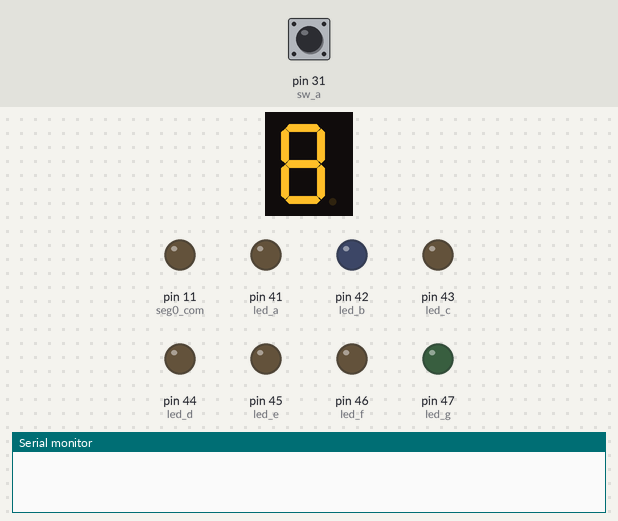
A sketch run on a simulated Arduino Mega 2560, built with avr-gcc and run on an emulated ATmega2560. On the bench: 1-digit seven-segment display, output pins drawn as LEDs (lit = HIGH), the last lines printed to the serial monitor. Wiring (inferred from the names in the program): 1-digit 7-segment display, segments lit when HIGH: segments pin 7, pin 10, pin 5, pin 6, pin 3, pin 4, pin 9. Inputs (shaded band) come from the test bench; at power-on: pin 31 (sw_a) HIGH. The segment pins are drawn as the display they are named for; pins used as bus, display or sensor lines are not drawn.

Above: at 1.2 s.
1.3 s: pin 31 (sw_a) pulled LOW for 0.15 s
At 4.9 s:
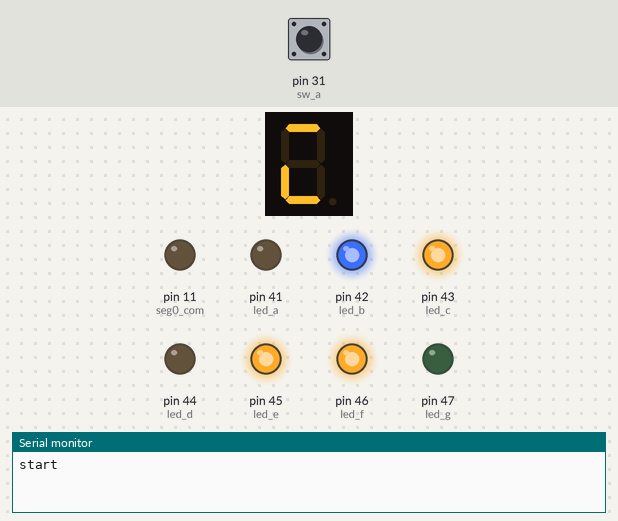
At 7.3 s:
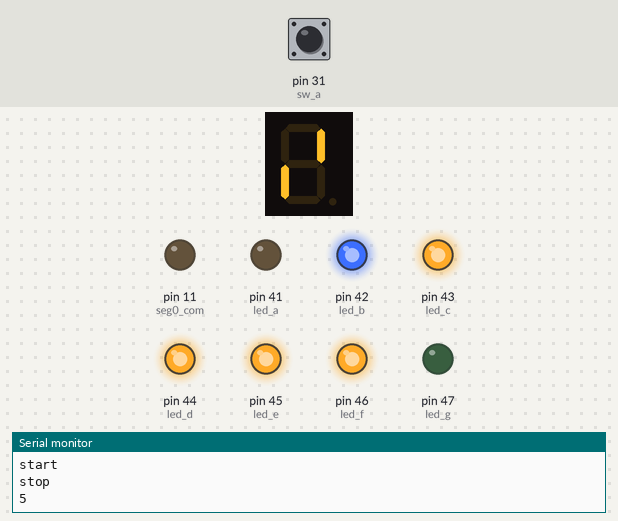
Timing chart, 0 to 8.8 s (numbered marks = the images above; inputs shaded):
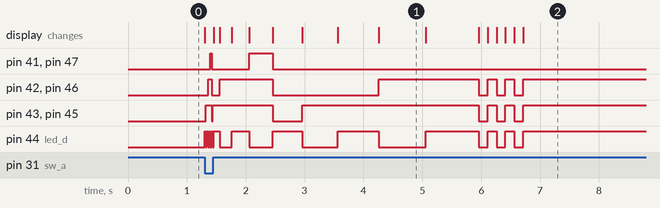

The sketch:

saikoro_serial.ino
```cpp
//*****************************************************************************
// File Name            : saikoro_serial.ino
//-----------------------------------------------------------------------------
// Function             : saikoro + serial(9600bps)
//
//-----------------------------------------------------------------------------
// Designer             : yokomizo
//-----------------------------------------------------------------------------
// History
// -.-- 2014/09/10
//*****************************************************************************
// LEDのピン番号定義
#define led_a 41
#define led_b 42
#define led_c 43
#define led_d 44
#define led_e 45
#define led_f 46
#define led_g 47
// プッシュスイッチのピン番号定義
#define sw_a 31
// 7セグのピン番号定義
#define seg_a 7
#define seg_b 10
#define seg_c 5
#define seg_d 6
#define seg_e 3
#define seg_f 4
#define seg_g 9
#define seg0_com 11

//サイコロのLED表示制御
void saikoro_led (char data_in) {
  switch(data_in){
    case 0:
      digitalWrite(led_a, LOW);
      digitalWrite(led_b, LOW);
      digitalWrite(led_c, LOW);
      digitalWrite(led_d, LOW);
      digitalWrite(led_e, LOW);
      digitalWrite(led_f, LOW);
      digitalWrite(led_g, LOW);
      break;
    case 1:
      digitalWrite(led_a, LOW);
      digitalWrite(led_b, LOW);
      digitalWrite(led_c, LOW);
      digitalWrite(led_d, HIGH);
      digitalWrite(led_e, LOW);
      digitalWrite(led_f, LOW);
      digitalWrite(led_g, LOW);
      break;
    case 2:
      digitalWrite(led_a, LOW);
      digitalWrite(led_b, LOW);
      digitalWrite(led_c, HIGH);
      digitalWrite(led_d, LOW);
      digitalWrite(led_e, HIGH);
      digitalWrite(led_f, LOW);
      digitalWrite(led_g, LOW);
      break;
    case 3:
      digitalWrite(led_a, LOW);
      digitalWrite(led_b, LOW);
      digitalWrite(led_c, HIGH);
      digitalWrite(led_d, HIGH);
      digitalWrite(led_e, HIGH);
      digitalWrite(led_f, LOW);
      digitalWrite(led_g, LOW);
      break;
    case 4:
      digitalWrite(led_a, LOW);
      digitalWrite(led_b, HIGH);
      digitalWrite(led_c, HIGH);
      digitalWrite(led_d, LOW);
      digitalWrite(led_e, HIGH);
      digitalWrite(led_f, HIGH);
      digitalWrite(led_g, LOW);
      break;
    case 5:
      digitalWrite(led_a, LOW);
      digitalWrite(led_b, HIGH);
      digitalWrite(led_c, HIGH);
      digitalWrite(led_d, HIGH);
      digitalWrite(led_e, HIGH);
      digitalWrite(led_f, HIGH);
      digitalWrite(led_g, LOW);
      break;
    case 6:
      digitalWrite(led_a, HIGH);
      digitalWrite(led_b, HIGH);
      digitalWrite(led_c, HIGH);
      digitalWrite(led_d, LOW);
      digitalWrite(led_e, HIGH);
      digitalWrite(led_f, HIGH);
      digitalWrite(led_g, HIGH);
      break;
    case 7:
      digitalWrite(led_a, HIGH);
      digitalWrite(led_b, HIGH);
      digitalWrite(led_c, HIGH);
      digitalWrite(led_d, HIGH);
      digitalWrite(led_e, HIGH);
      digitalWrite(led_f, HIGH);
      digitalWrite(led_g, HIGH);
      break;
    default:
      break;
  }
}

//サイコロの7セグLED表示制御
void saikoro_7seg (char data_in) {
  switch(data_in){
    case 0:
      /*
      digitalWrite(seg_a, LOW);
      digitalWrite(seg_b, LOW);
      digitalWrite(seg_c, LOW);
      digitalWrite(seg_d, LOW);
      digitalWrite(seg_e, LOW);
      digitalWrite(seg_f, LOW);
      digitalWrite(seg_g, HIGH);
      */
      digitalWrite(seg_a, HIGH);
      digitalWrite(seg_b, HIGH);
      digitalWrite(seg_c, HIGH);
      digitalWrite(seg_d, HIGH);
      digitalWrite(seg_e, HIGH);
      digitalWrite(seg_f, HIGH);
      digitalWrite(seg_g, HIGH);
      break;
    case 1:
      digitalWrite(seg_a, HIGH);
      digitalWrite(seg_b, LOW);
      digitalWrite(seg_c, LOW);
      digitalWrite(seg_d, HIGH);
      digitalWrite(seg_e, HIGH);
      digitalWrite(seg_f, HIGH);
      digitalWrite(seg_g, HIGH);
      break;
    case 2:
      digitalWrite(seg_a, LOW);
      digitalWrite(seg_b, LOW);
      digitalWrite(seg_c, HIGH);
      digitalWrite(seg_d, LOW);
      digitalWrite(seg_e, LOW);
      digitalWrite(seg_f, HIGH);
      digitalWrite(seg_g, LOW);
      break;
    case 3:
      digitalWrite(seg_a, LOW);
      digitalWrite(seg_b, LOW);
      digitalWrite(seg_c, LOW);
      digitalWrite(seg_d, LOW);
      digitalWrite(seg_e, HIGH);
      digitalWrite(seg_f, HIGH);
      digitalWrite(seg_g, LOW);
      break;
    case 4:
      digitalWrite(seg_a, HIGH);
      digitalWrite(seg_b, LOW);
      digitalWrite(seg_c, LOW);
      digitalWrite(seg_d, HIGH);
      digitalWrite(seg_e, HIGH);
      digitalWrite(seg_f, LOW);
      digitalWrite(seg_g, LOW);
      break;
    case 5:
      digitalWrite(seg_a, LOW);
      digitalWrite(seg_b, HIGH);
      digitalWrite(seg_c, LOW);
      digitalWrite(seg_d, LOW);
      digitalWrite(seg_e, HIGH);
      digitalWrite(seg_f, LOW);
      digitalWrite(seg_g, LOW);
      break;
    case 6:
      digitalWrite(seg_a, LOW);
      digitalWrite(seg_b, HIGH);
      digitalWrite(seg_c, LOW);
      digitalWrite(seg_d, LOW);
      digitalWrite(seg_e, LOW);
      digitalWrite(seg_f, LOW);
      digitalWrite(seg_g, LOW);
      break;
    case 7:
      digitalWrite(seg_a, LOW);
      digitalWrite(seg_b, LOW);
      digitalWrite(seg_c, LOW);
      digitalWrite(seg_d, HIGH);
      digitalWrite(seg_e, HIGH);
      digitalWrite(seg_f, HIGH);
      digitalWrite(seg_g, HIGH);
      break;
    default:
      break;
  }
  digitalWrite(seg0_com, LOW);
}

void saikoro_disp (char data_in) {
   saikoro_led(data_in);
   saikoro_7seg(data_in);
}

// the setup routine runs once when you press reset:
void setup() {
  // initialize the digital pin as an output.
  pinMode(led_a, OUTPUT);
  pinMode(led_b, OUTPUT);
  pinMode(led_c, OUTPUT);
  pinMode(led_d, OUTPUT);
  pinMode(led_e, OUTPUT);
  pinMode(led_f, OUTPUT);
  pinMode(led_g, OUTPUT);
  pinMode(sw_a, INPUT);
  Serial.begin(9600);
  pinMode(seg_a, OUTPUT);
  pinMode(seg_b, OUTPUT);
  pinMode(seg_c, OUTPUT);
  pinMode(seg_d, OUTPUT);
  pinMode(seg_e, OUTPUT);
  pinMode(seg_f, OUTPUT);
  pinMode(seg_g, OUTPUT);
  pinMode(seg0_com, OUTPUT);
}

// the loop routine runs over and over again forever:
void loop() {
  int chg_tim; //数字決定時の表示時間
  char s_en=0; //サイコロの動作イネーブル 1で動作
  int num=0;   //サイコロの数字
  //ここから処理
  //loop関数は一旦終了して再度コールされるが
  //ローカル関数が初期化されるため
  //while文でループして初期化されないようにする
  while(1){
  //スイッチが0(押された状態)では番号を高速でカウント
  if((digitalRead(sw_a)==0)){
    //Start表示
     if(s_en==0)
      //シリアル送信
      Serial.println("start");   //追加
      //イネーブルにする
      s_en=1;
    //サイコロのカウント
    if(num>=6) //6以上ならば
      num=1; //１にする
    else
      num++; //+1する
    saikoro_disp(num);//サイコロ表示
    delay(20);//遅延
  }
  else
  //スイッチが1(押してない状態)の場合
    //サイコロが停止するまでイネーブルになっている
    if(s_en==1){
      //表示時間を長くしながらループ
      for( chg_tim=0; chg_tim<=8;chg_tim++){
        //サイコロのカウント
        if(num>=6)
          num=1;
        else
          num++;
        saikoro_disp(num);//サイコロ表示
        delay(100 + chg_tim*100);//遅延
      }
      //シリアル送信
      Serial.println("stop");
      Serial.println(num);
      s_en=0;//遅延させた表示が終了したらイネーブルを解除
      //数字が決定したので3回点滅
      for( chg_tim=0; chg_tim<=2;chg_tim++){
        saikoro_disp(0);
        delay(150);
        saikoro_disp(num);
        delay(150);
      }
    }
    //イネーブルでない場合は数字を表示
    else{
      saikoro_disp(num);
    }
  }
}
```

Measured:
- after the input at 1.3 s, pin 41 (led_a), pin 47 (led_g): LOW → HIGH after 0.10 s, → LOW 0.02 s later, → HIGH 0.64 s later, → LOW 0.40 s later; the display: first changes at once (image 1 shows a later state)
- what the display in image 1 shows lasts 0.8 s, from 4.3 s to 5.1 s
